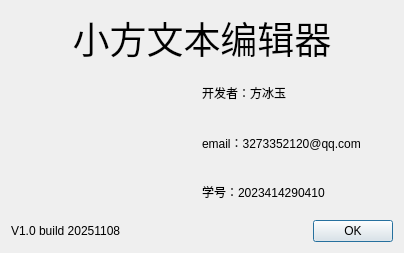
<?xml version="1.0" encoding="UTF-8"?>
<ui version="4.0">
 <class>AboutDialog</class>
 <widget class="QDialog" name="AboutDialog">
  <property name="geometry">
   <rect>
    <x>0</x>
    <y>0</y>
    <width>404</width>
    <height>253</height>
   </rect>
  </property>
  <property name="sizePolicy">
   <sizepolicy hsizetype="Preferred" vsizetype="Preferred">
    <horstretch>0</horstretch>
    <verstretch>0</verstretch>
   </sizepolicy>
  </property>
  <property name="maximumSize">
   <size>
    <width>404</width>
    <height>253</height>
   </size>
  </property>
  <property name="windowTitle">
   <string>关于</string>
  </property>
  <property name="sizeGripEnabled">
   <bool>false</bool>
  </property>
  <layout class="QGridLayout" name="gridLayout">
   <item row="1" column="0">
    <widget class="QLabel" name="label_5">
     <property name="sizePolicy">
      <sizepolicy hsizetype="Expanding" vsizetype="Expanding">
       <horstretch>0</horstretch>
       <verstretch>0</verstretch>
      </sizepolicy>
     </property>
     <property name="styleSheet">
      <string notr="true">border-image: url(:/images/notebook.png);</string>
     </property>
     <property name="text">
      <string/>
     </property>
    </widget>
   </item>
   <item row="2" column="0" colspan="2">
    <widget class="QLabel" name="label_6">
     <property name="text">
      <string>V1.0 build 20251108</string>
     </property>
    </widget>
   </item>
   <item row="0" column="0" colspan="3">
    <widget class="QLabel" name="label">
     <property name="font">
      <font>
       <pointsize>28</pointsize>
      </font>
     </property>
     <property name="text">
      <string>小方文本编辑器</string>
     </property>
     <property name="alignment">
      <set>Qt::AlignmentFlag::AlignCenter</set>
     </property>
    </widget>
   </item>
   <item row="1" column="1" colspan="2">
    <layout class="QVBoxLayout" name="verticalLayout">
     <item>
      <widget class="QLabel" name="label_3">
       <property name="text">
        <string>开发者：方冰玉</string>
       </property>
      </widget>
     </item>
     <item>
      <widget class="QLabel" name="label_4">
       <property name="text">
        <string>email：3273352120@qq.com</string>
       </property>
      </widget>
     </item>
     <item>
      <widget class="QLabel" name="label_2">
       <property name="text">
        <string>学号：2023414290410</string>
       </property>
      </widget>
     </item>
    </layout>
   </item>
   <item row="2" column="2">
    <widget class="QDialogButtonBox" name="buttonBox">
     <property name="orientation">
      <enum>Qt::Orientation::Horizontal</enum>
     </property>
     <property name="standardButtons">
      <set>QDialogButtonBox::StandardButton::Ok</set>
     </property>
    </widget>
   </item>
  </layout>
 </widget>
 <resources/>
 <connections>
  <connection>
   <sender>buttonBox</sender>
   <signal>accepted()</signal>
   <receiver>AboutDialog</receiver>
   <slot>accept()</slot>
   <hints>
    <hint type="sourcelabel">
     <x>248</x>
     <y>254</y>
    </hint>
    <hint type="destinationlabel">
     <x>157</x>
     <y>274</y>
    </hint>
   </hints>
  </connection>
  <connection>
   <sender>buttonBox</sender>
   <signal>rejected()</signal>
   <receiver>AboutDialog</receiver>
   <slot>reject()</slot>
   <hints>
    <hint type="sourcelabel">
     <x>316</x>
     <y>260</y>
    </hint>
    <hint type="destinationlabel">
     <x>286</x>
     <y>274</y>
    </hint>
   </hints>
  </connection>
 </connections>
</ui>
